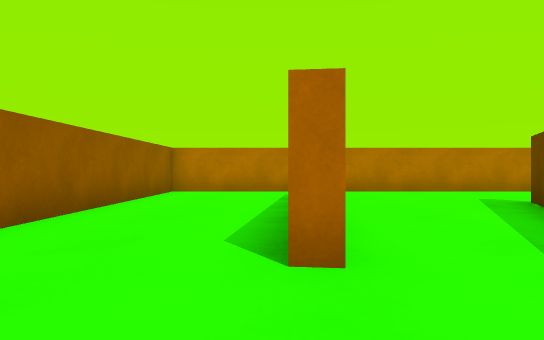
[1] (above)

18 first-person views from a walk through a 3-D level made in the Unity game engine. The camera is 0.59 m above the floor, looks level and sees 70° across. The floor is counted in squares, 1 m on a side. Each view is taken from the middle of a square. On the plan, view 1 faces up. The plan holds only what a view shows up to about 10 squares ahead; the rest is blank. The place goes on beyond the plan.

[2]
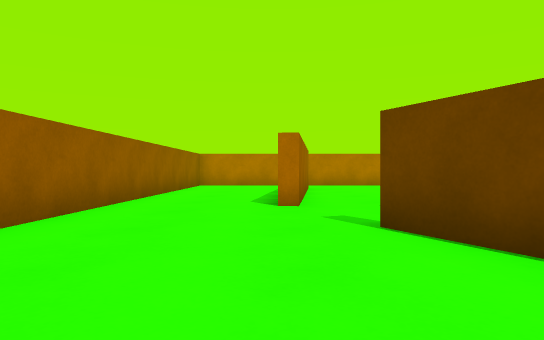

[3]
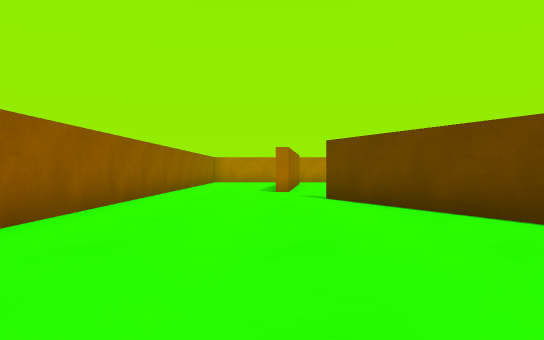

[4]
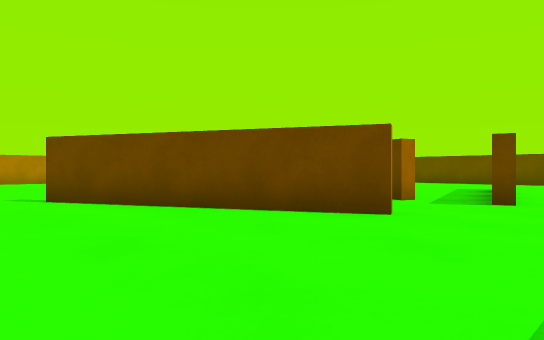

[5]
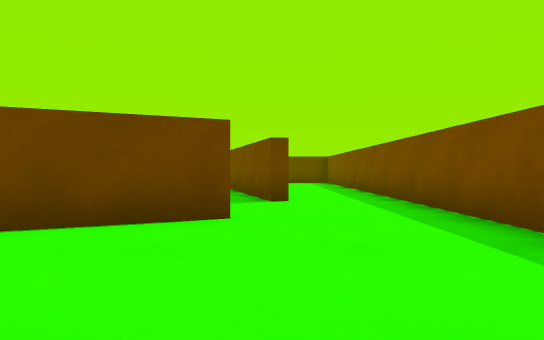

[6]
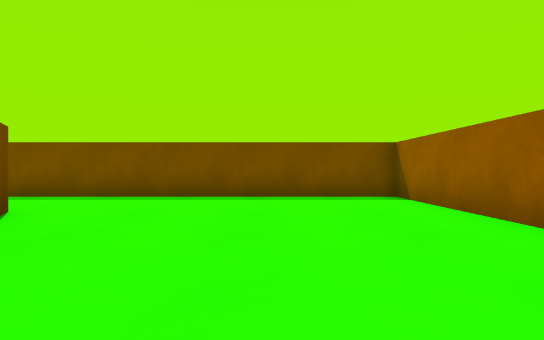

[7]
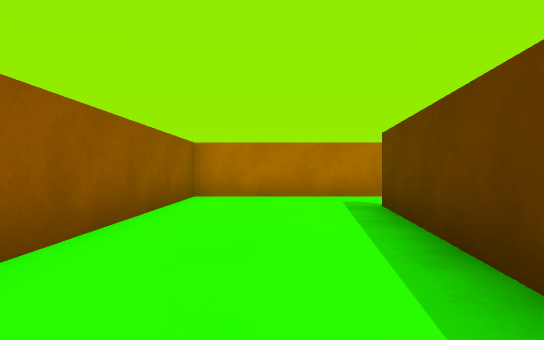

[8]
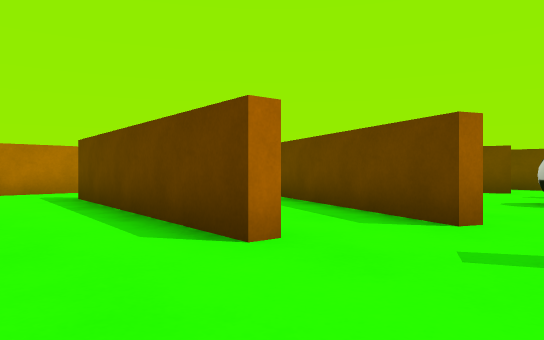

[9]
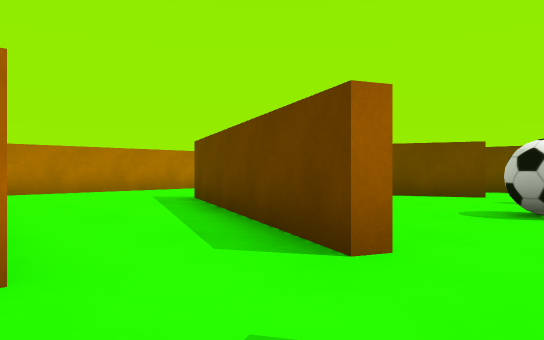

[10]
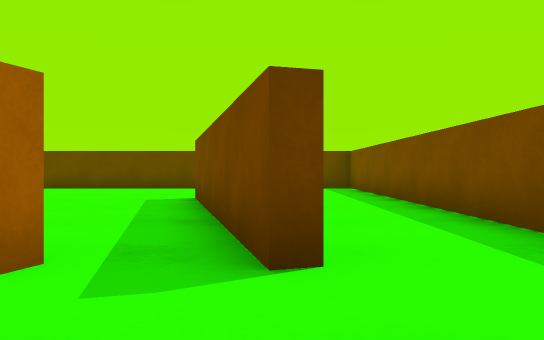

[11]
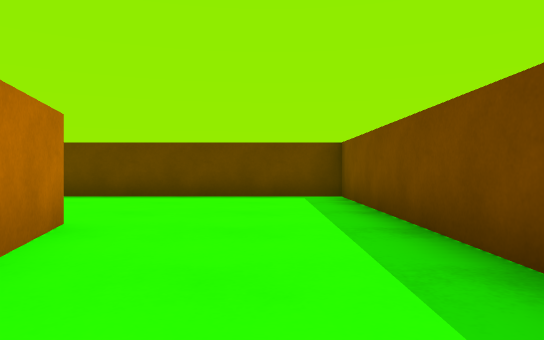

[12]
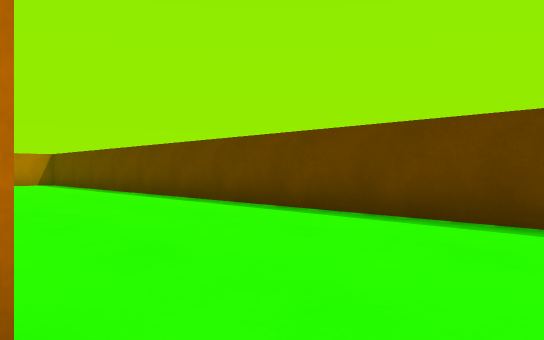

[13]
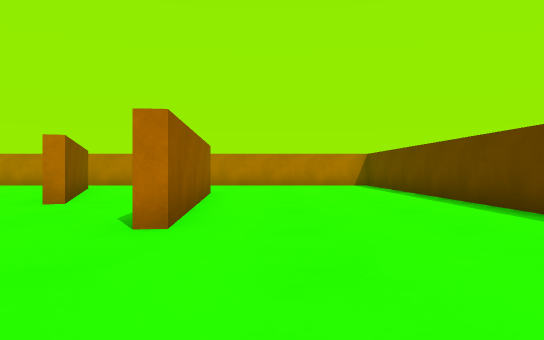

[14]
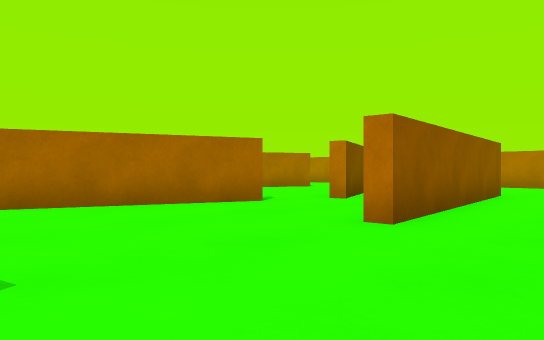

[15]
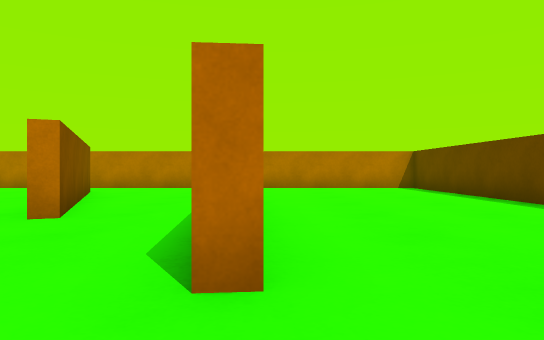

[16]
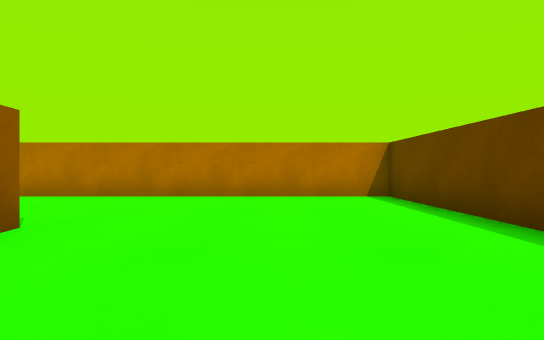

[17]
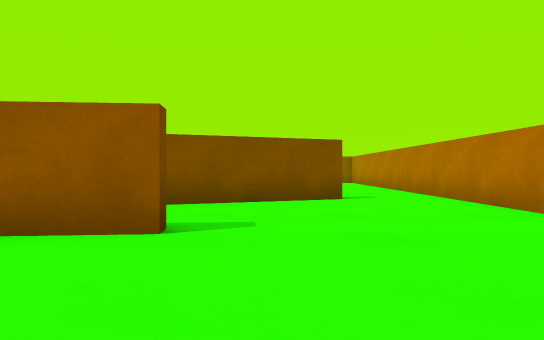

[18]
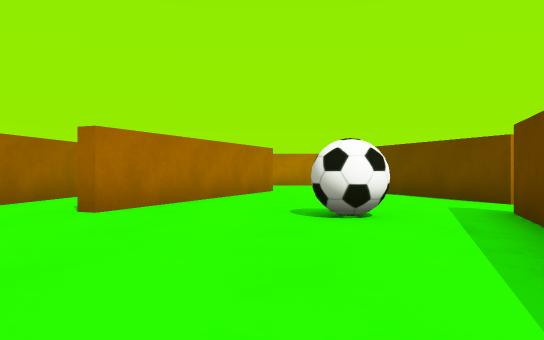

### Floor plan
Points are (right, up) in squares from view 1. A wall is a line through its corners. A room is listed if a view was taken in it or the views show most of it. See-through windows are left out.
Room 1 (views 1, 2, 3, 4, 5, 6, 7, 8, 9, 10, 11)
walls: (2.6, 1.3) (2.3, 1.5) (3.4, 4); (0.1, 2.3) (0.8, 8.5); (3.8, -5.5) (1.1, 0.1); (0.8, 5.3) (0.4, 2.3); (6.4, -6.4) (6.3, -6); (0.5, 10.7) (-2.7, 10.7) (-2.7, -8.6) (8.4, -8.6)
ways out: opening at (1, 9.5) to room 2; opening at (2, 5) to room 2; opening at (8.3, -6.7) to room 2; opening at (3, 1) to room 3; opening at (5, -4) to room 3
Room 2 (views 12, 13, 14, 15, 16, 17)
walls: (8.6, 1.2) (7.1, -2.8); (11.4, 6) (12, -0.1) (11.6, -0.1); (12.3, -4.7) (10.6, -5.2); (7.1, 8.5) (9.4, 2.8) (9.1, 2.6); (3.4, 4) (4.8, 7.2); (6.3, -6) (12, -4.4); (8.4, -8.6) (16.6, -8.6) (16.6, 10.7) (5, 10.7); (3.5, 10.7) (0.5, 10.7)
ways out: opening at (1, 9.5) to room 1; opening at (2, 5) to room 1; opening at (8.3, -6.7) to room 1; opening at (6, 7) to room 3; opening at (9, 2) to room 3
Room 3 (view 18)
walls: (7.8, 0) (8.3, 1.3); (9.1, 2.6) (7.8, 5.8); (4.7, 6.1) (2.6, 1.3)
ways out: opening at (3, 1) to room 1; opening at (5, -4) to room 1; opening at (6, 7) to room 2; opening at (9, 2) to room 2
objects: ball (6, 1)

Where each view was taken, in squares from view 1:
view 1: 0 up, 0 right, facing up
view 2: 4 down, 0 right, facing up
view 3: 8 down, 0 right, facing up
view 4: 8 down, 1 left, facing up-right
view 5: 6 down, 1 left, facing right
view 6: 0 up, 0 right, facing down
view 7: 2 up, 1 left, facing up
view 8: 0 up, 2 left, facing up-right
view 9: 0 up, 0 right, facing up-right
view 10: 6 down, 4 right, facing right
view 11: 7 down, 8 right, facing right
view 12: 6 down, 12 right, facing up-right
view 13: 4 down, 13 right, facing up
view 14: 4 down, 14 right, facing up-left
view 15: 2 down, 12 right, facing up
view 16: 2 up, 14 right, facing up
view 17: 7 up, 15 right, facing left
view 18: 4 down, 5 right, facing up
